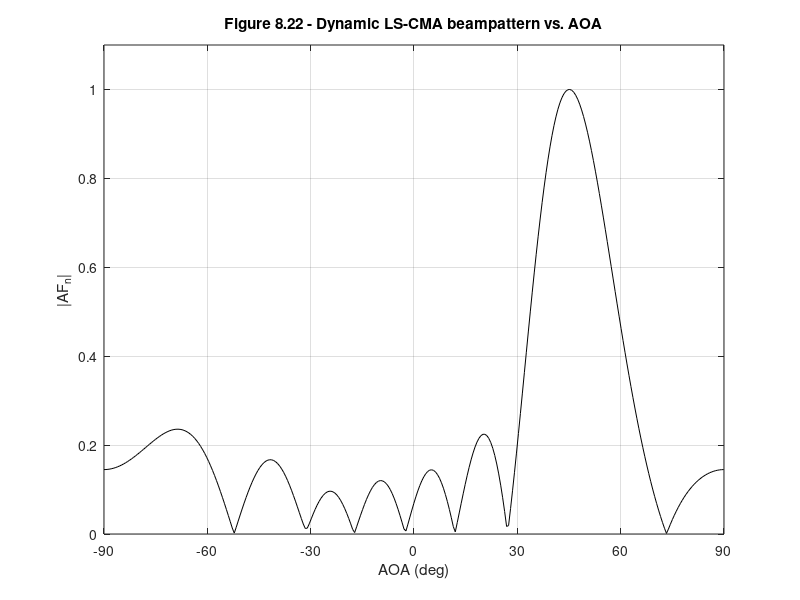

Here is the MATLAB script that generated this plot:
%%%%%%%%%%%%%%%%%%%%%%%%%%%%%%%%%%%%%%%%%%%%%%%%%%%%%%%%%%%%%%%
%%                                                           %%
%%  ******************************************************   %%
%%  * Smart Antennas for Wireless Applications w/ Matlab *   %%
%%  ******************************************************   %%
%%                                                           %%
%% Chapter 8: Ex 8.12                                        %%
%%                                                           %%
%% Author: Frank Gross                                       %%
%% McGraw-Hill, 2005                                         %%
%% Date:  3/05/2005                                          %%
%%                                                           %%
%% This code produces Figure 8.22, a plot of the beampattern %%
%%     for a N = 8 ULA with d = 0.5, where the weights were  %%
%%     determined using the LS-CMA algorithm.                %%
%%                                                           %%
%% Note: This code contains one way in which multipath       %%
%%       components were created to produce dispersion.      %%
%%       Ex. 8.12a provides another.  This particular case   %%
%%       uses zero padding to represent time delays.         %%
%%%%%%%%%%%%%%%%%%%%%%%%%%%%%%%%%%%%%%%%%%%%%%%%%%%%%%%%%%%%%%%  

%%------------------- Define Variables:----------------------%%
% N - # of elements in array                                  %
% d - element spacing in wavelengths                          %
% n - number of iteration to be performed                     %
% K - block length                                            %
% sig2 - zero mean Gaussian noise variance                    %
% Nchips - number of chips in binary sequence                 %
% nsamples - number of samples per chip                       %
% b - binary sequence                                         %
% b1 - direct path binary sequence                            %
% b2, b3 - time delayed multipath component of binary seq.    %
% S - desired signal                                          %
% I - interfering signal                                      %
% thetaS - desired user AOA (deg)                             %
% theta1, theta2 - interferer AOA (deg)                       %
% vS,v1,v2 - steering vectors of desired user and interferers %
% x - total received signal                                   %
% Rnn - noise covariance matrix                               %
% Rxx - total received signal covariance matrix               %
% Rinv - inverse of Rxx                                       %
% w - weights of ULA determined using LMS algorithm           %
% y - array output                                            %
% theta - range of AOA's (rad)                                %
% AF - weighted array output                                  %
%%-----------------------------------------------------------%%

%%----- Given Values -----%%

N = 8; d = .5; n = 5; K = 22; sig2 = .01;

%%---- Create Binary Sequence -----%%

Nchips = 32; nsamples = 4;

btemp = sign(randn(1,Nchips));
b = [];
for i = 1:length(btemp),
	b = [b,btemp(i)*ones(1,nsamples)];
end

b1 = [b 0 0 0 0]; b2 = .3*[0 0 b 0 0]; b3 = .1*[0 0 0 0 b];

thetaS = 45*pi/180;
theta1 = -30*pi/180;
theta2 = 0*pi/180;

%%-----Calculate Array Steering Vectors -----%%

ii = 1:N;
vS = exp(1j*(ii-1)*2*pi*d*sin(thetaS));
v1 = exp(1j*(ii-1)*2*pi*d*sin(theta1));
v2 = exp(1j*(ii-1)*2*pi*d*sin(theta2));

%%----- Calculate the weights using dynamic LS-CMA -----%%

w = zeros(N,n); w(1,1) = 1; ww = w(:,1);

Rnn = sig2*eye(N);

for jj = 1:n
    S = b1(jj:K-1+jj); I1 = .3*b2(jj:K-1+jj); I2 = .1*b3(jj:K-1+jj);
    x = vS.'*S+v1.'*I1+v2.'*I2;
    Rxx = x*x'/K + Rnn; Rinv = inv(Rxx);
    r = ww'*x;
    r = r./abs(r);
    w(:,jj)=Rinv*(x*r'/K);
    ww = w(:,jj);
end

ww = ww/real(ww(1));

%%----- Plot Results -----%%

theta = -pi/2:.01:pi/2;
AF = 0;

for ii = 1:N
    AF = AF + ww(ii)'*exp(1j*(ii-1)*2*pi*d*sin(theta));
end

figure(1), plot(theta*180/pi,abs(AF)/max(abs(AF)),'k')
xlabel('AOA (deg)'), ylabel('|AF_n|')
title('\bfFigure 8.22 - Dynamic LS-CMA beampattern vs. AOA')
axis([-90 90 0 1.1]), grid on
set(gca,'xtick',[-90 -60 -30 0 30 60 90])
